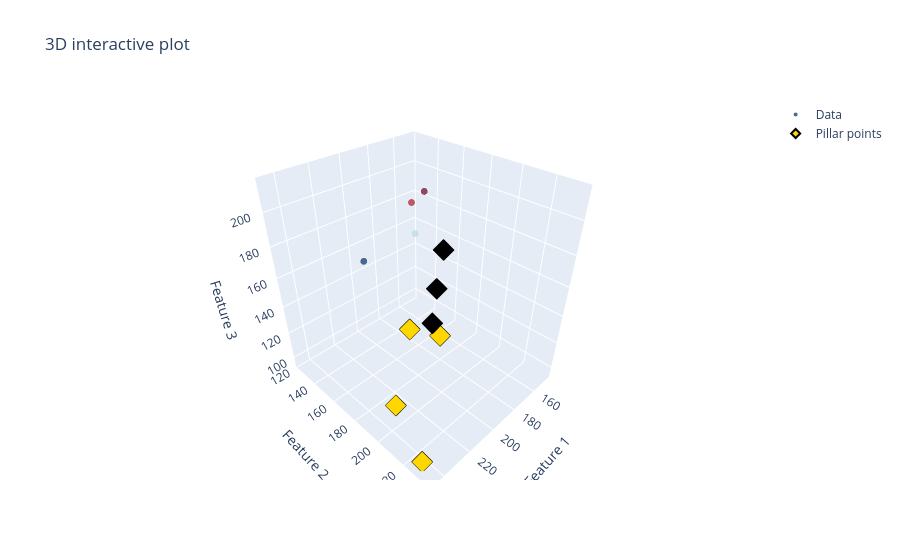

Notebook source saved alongside this figure:
### Code cell
# Interactive Plotly view, with pillar/anchor points highlighted
plot_interactive_3d(model, X_test, y_test, X_pillar=X_pillar, y_pillar=y_pillar)

### Figure 1 — Plotly figure (JSON) as saved in the notebook; plotly's stock layout.template omitted (floating-point values rounded to 4 significant figures)
{"data": [{"marker": {"color": [0.8914, 0.6313, 0.1669, 0.2375], "colorscale": [[0, "rgb(103,0,31)"], [0.1, "rgb(178,24,43)"], [0.2, "rgb(214,96,77)"], [0.3, "rgb(244,165,130)"], [0.4, "rgb(253,219,199)"], [0.5, "rgb(247,247,247)"], [0.6, "rgb(209,229,240)"], [0.7, "rgb(146,197,222)"], [0.8, "rgb(67,147,195)"], [0.9, "rgb(33,102,172)"], [1, "rgb(5,48,97)"]], "opacity": 0.7, "size": 4}, "mode": "markers", "name": "Data", "type": "scatter3d", "x": [201.4, 146.1, 147.9, 153.6], "y": [135.2, 122.7, 133.2, 127.4], "z": [156.9, 149.9, 184.9, 177.3]}, {"marker": {"color": ["gold", "gold", "gold", "gold", "black", "black", "black"], "line": {"color": "black", "width": 2}, "size": 7, "symbol": "diamond"}, "mode": "markers", "name": "Pillar points", "type": "scatter3d", "x": [178.7, 181.2, 229.7, 243.8, 247.0, 226.7, 231.6], "y": [150.0, 180.3, 191.7, 227.0, 235.3, 218.4, 226.0], "z": [98.91, 113.3, 97.77, 95.58, 193.4, 190.7, 214.8]}], "layout": {"scene": {"xaxis": {"title": {"text": "Feature 1"}}, "yaxis": {"title": {"text": "Feature 2"}}, "zaxis": {"title": {"text": "Feature 3"}}}, "title": {"text": "3D interactive plot"}}}
